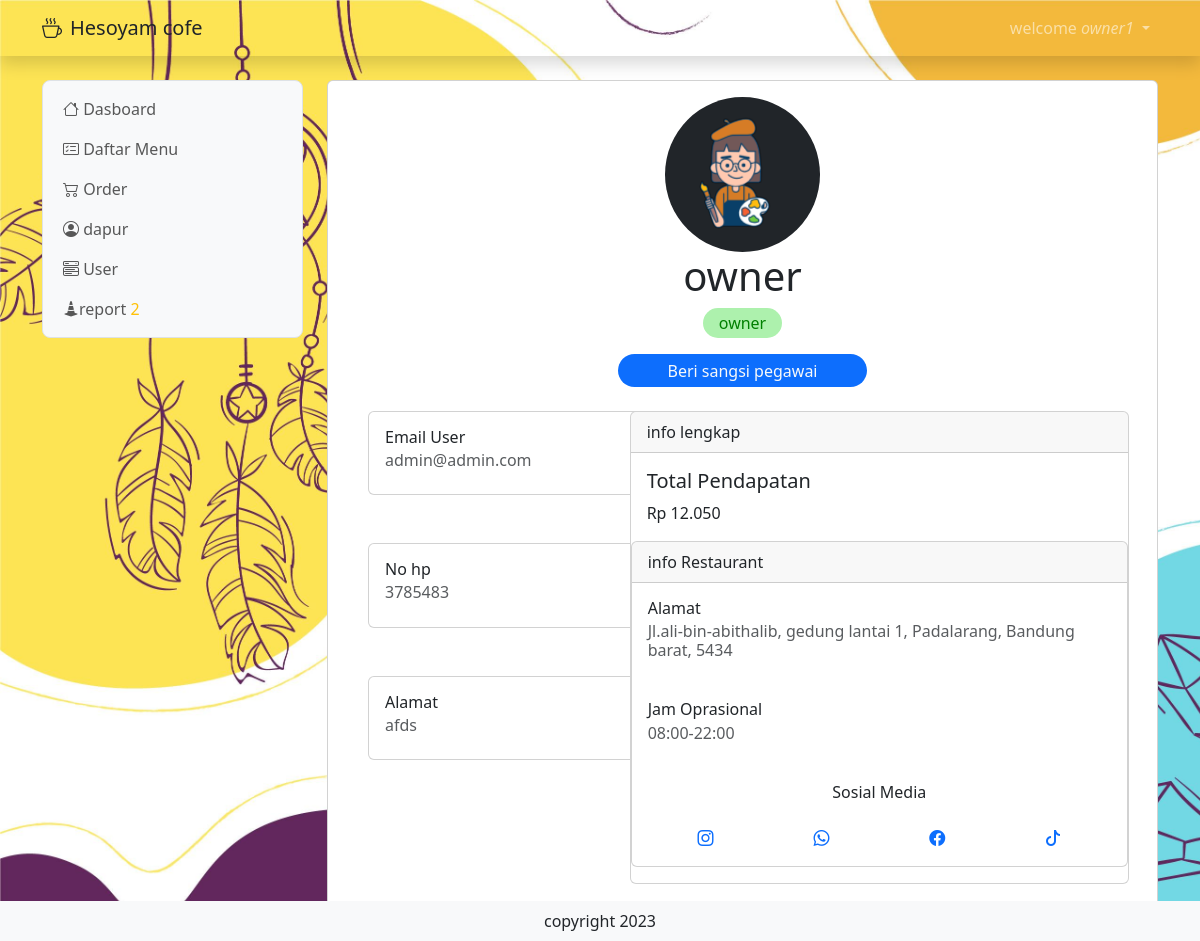
The app's page /profile (signed in) with its own data.
### tables this page shows
CREATE TABLE `tb_user` (
  `id` int(11) NOT NULL,
  `username` varchar(200) NOT NULL,
  `password` varchar(200) NOT NULL,
  `level` int(1) DEFAULT NULL,
  `nama` varchar(200) NOT NULL,
  `notelepon` varchar(15) NOT NULL,
  `alamat` varchar(200) NOT NULL
);

### profile.php (the view, shortened to what this page needs)
<!DOCTYPE html>
<html lang="en">
<head>
</head>
<body>
    <?php
    include 'proses/conect.php';
    $query = mysqli_query(
        $conn,
        "SELECT * FROM tb_bayar"
    );
    while ($record = mysqli_fetch_array($query)) {
        $result[] = $record;
    }
    ?>
    <div class="col-lg-9  mt-2">
        <div class="card ">
            <div class="p-3">
                <div class=" d-flex justify-content-center">
                    <img src="asset/Designer _Outline 1.png" class="bg-dark rounded-circle" alt="...">
                </div>
                <div class="d-flex justify-content-center">
                    <h1><?php echo $hasil['nama'] ?></h1>
                </div>
                <div class="d-flex justify-content-center levelb">
                    <p class="level"><?php $level = $hasil['level'];
                                        if ($level == 1) {
                                            echo 'owner';
                                        } else if ($level == 2) {
                                            echo 'kasir';
                                        } else if ($level == 3) {
                                            echo 'pelayan';
                                        } else if ($level == 4) {
                                            echo 'dapur';
                                        } else {
                                            echo 'ada yang salah';
                                        }
                                        ?></p>
                </div>
                <?php
                if ($hasil['level'] == 1) {
                    echo '<div class="  d-flex justify-content-center pelanggaranbtn">';
                    echo       '<button class=" btn bg-primary ps-5 pe-5 text-light" data-bs-toggle="modal" data-bs-target="#skor">Beri sangsi pegawai</button>';
                    echo  '</div>';
                }
                ?>
                <div class="row">
                    <div class="col-lg-4">
                        <div class="col-lg-4 p-4">
                            <div class="card" style="width: 18rem;">
                                <div class="card-body">
                                    <h6 class="card-title">Email User</h6>
                                    <h6 class="card-subtitle mb-2 text-body-secondary"><?php echo $hasil['username'] ?> </h6>
                                </div>
                            </div>
                        </div>
                        <div class="col-lg-4 p-4">
                            <div class="card " style="width: 18rem;">
                                <div class="card-body">
                                    <h6 class="card-title">No hp</h6>
                                    <h6 class="card-subtitle mb-2 text-body-secondary"><?php echo $hasil['notelepon'] ?> </h6>
                                </div>
                            </div>
                        </div>
                        <div class="col-lg-4 p-4">
                            <div class="card " style="width: 18rem;">
                                <div class="card-body">
                                    <h6 class="card-title">Alamat</h6>
                                    <h6 class="card-subtitle mb-2 text-body-secondary"><?php echo $hasil['alamat'] ?> </h6>
                                </div>
                            </div>
                        </div>
                    </div>
                    <div class="col-lg-8 p-4">
                        <div class="card  mb-3">
                            <div class="card-header">info lengkap</div>
                            <?php
                            if ($hasil['level'] == 1) {
                                echo '<div class="card-body">
                                    <h5 class="card-title">Total Pendapatan</h5>';
                                $total = 0;
                                foreach ($result as $row) {
                                    $total += $row['total'];
                                }
                                echo '<p class="card-text">Rp ' . number_format($total, 0, ',', '.') . ' </p>
                                </div>';
                                echo '
                            <div class="card  mb-3">
                                <div class="card-header">info Restaurant</div>
                                <div class="card-body">
                                    <h6 class="card-title">Alamat</h6>
                                    <h6 class="card-subtitle mb-2 text-body-secondary">Jl.ali-bin-abithalib, gedung lantai 1, Padalarang, Bandung barat, 5434</h6>
                                </div>
                                <div class="card-body">
                                    <h6 class="card-title">Jam Oprasional</h6>
                                    <h6 class="card-subtitle mb-2 text-body-secondary">08:00-22:00 </h6>
                                </div>
                                <div class="card-body ">
                                    <h6 class="card-title text-center mb-4">Sosial Media</h6>
                                    <div class="d-flex justify-content-around">
                                        <a href=""><i class="bi bi-instagram"></i></a>
                                        <a href=""><i class="bi bi-whatsapp"></i></a>
                                        <a href=""><i class="bi bi-facebook"></i></a>
                                        <a href=""><i class="bi bi-tiktok"></i></a>
                                    </div>
                                </div>
                            </div>';
                            }
                            ?>
                        </div>
                    </div>
                </div>
            </div>
        </div>
    </div>
</body>
</html>

### header.php (shortened to what this page needs)
<nav class="navbar navbar-expand bg-transparant shadow navbar-dark">
    <div class="container">
        <a class="navbar-brand text-dark <?php echo (isset($_GET['x']) && $_GET['x'] == 'home') ?> active link-light" href="home"><i class="bi bi-cup-hot me-2 "></i>Hesoyam cofe</a>
        <div class="collapse navbar-collapse justify-content-end" id="navbarNavDropdown">
            <ul class="navbar-nav">
                <li class="nav-item dropdown">
                    <a class="nav-link dropdown-toggle" href="#" role="button" data-bs-toggle="dropdown" aria-expanded="false"> welcome <i><?php echo $hasil['nama'], $hasil['level']; ?></i>
                    </a>
                </li>
            </ul>
        </div>
    </div>
</nav>

### main.php (style rules this page uses)
body { background-image: url('asset/bgbody.jpg'); background-size: cover; }

### profile.php (style rules this page uses)
.card .level, .pelanggaranbtn .btn { background-color: rgb(173, 241, 173); padding: 0.2rem 1rem 0.2rem 1rem; border-radius: 20px; }
.card .levelb, .pelanggaranbtn .btn { color: green; }

### records on screen
tb_user: nama "owner", level "1", username "admin@admin.com", notelepon "3785483", alamat "afds"

### other values on screen
$no "2"
$total "12.050"
